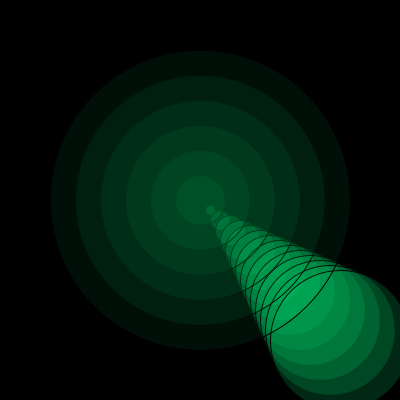
Frame 1 (no input)
Frame 60 (the mouse pressed at the canvas centre just before this capture): identical to frame 1, image omitted
Frame 120 (the mouse held since frame 60 and released just before this capture): identical to frame 1, image omitted

The Processing sketch that drew this single still picture (run headless with seeded random() and noise(); from frame 60 on, the mouse is pressed at the canvas centre):

// Processing sketch: processing_166710
// ── processing_166710.pde

int rad = 350;
float x = 0;
int dim;
float H = 150;
float S = 90;
float B =80;


void setup(){
  size(400,400);
  colorMode(HSB, 360,100,100);
  
  smooth();
  frameRate(20);
  //ellipseMode(RADIUS);
  
}

void draw(){
  background(0);

  for(int i =0;i<150;i=i+10){
  fill(H,S+50,B,50);
  ellipse(i+width/2,i+height/2,i,i);
  
  }
  
  for(int i=0;i<350;i=i+50){
    fill(H,S+75,B,20);
    ellipse(width/2,height/2,i,i);
  }
 
 
}
